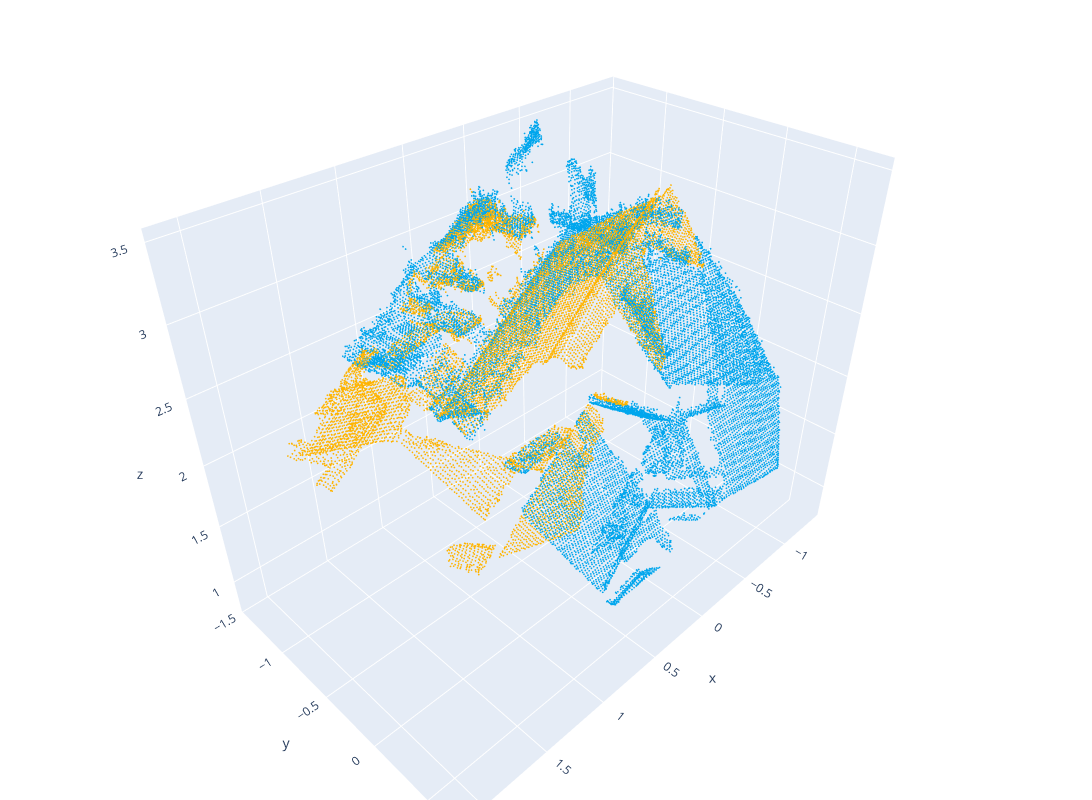

The code cell stored with this chart in its notebook:
### Code cell
test_path = f"{data_root}/{dataset}/{split}"
scenes = ['7-scenes-redkitchen',                                # index: 0
          'sun3d-home_at-home_at_scan1_2013_jan_1',             # index: 1
          'sun3d-home_md-home_md_scan9_2012_sep_30',            # index: 2
          'sun3d-hotel_uc-scan3',                               # index: 3
          'sun3d-hotel_umd-maryland_hotel1',                    # index: 4
          'sun3d-hotel_umd-maryland_hotel3',                    # index: 5
          'sun3d-mit_76_studyroom-76-1studyroom2',              # index: 6
          'sun3d-mit_lab_hj-lab_hj_tea_nov_2_2012_scan1_erika'] # index: 7

plot_alignment(output_folder, test_path,
               scene=scenes[0],
               tgt_ID=0, src_ID=15, voxel_size=0.025, aligned=True)

### Figure 1 — Plotly figure (JSON) as saved in the notebook; plotly's stock layout.template omitted (floating-point values rounded to 4 significant figures; data arrays with more than 128 entries replaced by an {"elided": "..."} marker saying what was removed)
{"data": [{"marker": {"color": {"elided": "11362x3 float values"}, "size": 1}, "mode": "markers", "type": "scatter3d", "x": {"elided": "11362 float values"}, "y": {"elided": "11362 float values"}, "z": {"elided": "11362 float values"}}, {"marker": {"color": {"elided": "19072x3 float values"}, "size": 1}, "mode": "markers", "type": "scatter3d", "x": {"elided": "19072 float values"}, "y": {"elided": "19072 float values"}, "z": {"elided": "19072 float values"}}], "layout": {"height": 800, "margin": {"b": 0, "l": 0, "r": 0, "t": 0}, "scene": {"camera": {"center": {"x": 0, "y": 0, "z": 0}, "up": {"x": 0, "y": 0, "z": 1}}}, "showlegend": false, "width": 1200}}
